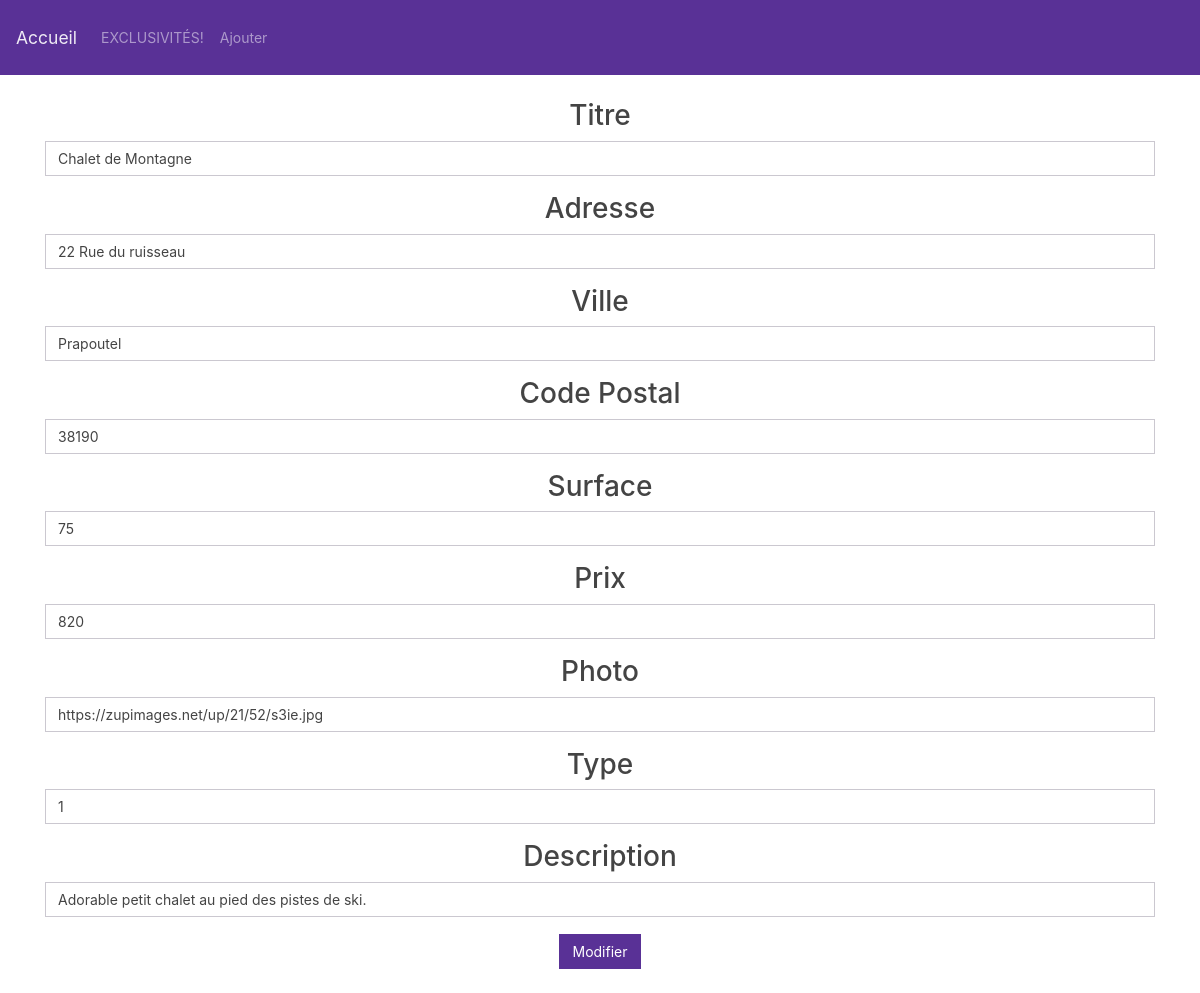
The app's page /?page=immobilier/edit/2 with its own data.
### tables this page shows
CREATE TABLE `logement` (
  `id` int(11) NOT NULL,
  `titre` varchar(127) NOT NULL,
  `adresse` varchar(127) NOT NULL,
  `ville` varchar(127) NOT NULL,
  `cp` int(11) NOT NULL,
  `surface` int(11) NOT NULL,
  `prix` int(11) NOT NULL,
  `photo` varchar(127) NOT NULL,
  `type` tinyint(1) NOT NULL,
  `description` varchar(127) NOT NULL
);

### controller/immobilierController.php (called while the page is built, shortened)
<?php
require_once "modele/immobilierManager.php";
class ImmobilierController {
    private $immobilierManager;
    public function __construct(){
        $this->immobilierManager = new immobilierManager;
        $this->immobilierManager->loadImmobilier();
    }
    public function editImmobilierForm($id){
        $immobilier = $this->immobilierManager->getImmobilierById($id);
        require_once "view/edit.immobilier.view.php";
    }
}

### modele/Manager.php (called while the page is built, shortened)
<?php
abstract class Manager {
    private static $pdo;
    private static function setBdd(){
        self::$pdo = new PDO("mysql:host=localhost;dbname=immobilier;charset=utf8","root","");
        self::$pdo->setAttribute(PDO::ATTR_ERRMODE, PDO::ERRMODE_WARNING);
    }
    protected function getBdd(){
        return self::$pdo;
    }
}

### modele/ImmobilierManager.php (called while the page is built, shortened)
<?php
require_once "Immobilier.php";
require_once "Manager.php";
class ImmobilierManager extends Manager {
    private $immobilier;
    public function addImmobilier($immobilier){
        $this->immobilier[] = $immobilier;
    }
    public function loadImmobilier(){
        $req  = $this->getBdd()->prepare("SELECT * FROM logement");
        $req->execute();
        $myimmobilier = $req->fetchAll(PDO::FETCH_ASSOC);
    }
    public function getImmobilierById($id){
        foreach($this->immobilier as $immobilier) {
           if($immobilier->getId() == $id){
                return $immobilier;
           }
        }
    }
}

### modele/Immobilier.php (called while the page is built, shortened)
<?php
class Immobilier {
    private int     $id;
    private string  $titre;
    private string  $adresse;
    private string  $ville;
    private int     $cp;
    private int     $surface;
    private int     $prix;
    private string  $photo;
    private bool    $type;
    private string  $description;
    public function __construct($id,$titre,$adresse,$ville,$cp,$surface,$prix,$photo,$type,$description){
        $this->id = $id ;
        $this->titre = $titre ;
        $this->adresse = $adresse;
        $this->ville = $ville;
        $this->cp = $cp;
        $this->surface = $surface;
        $this->prix = $prix;
        $this->photo = $photo;
        $this->type = $type;
        $this->description = $description;
    }
	function getId() {
        return $this->id;
   }
	function getTitre() {
 		return $this->titre;
	}
	function getAdresse() {
 		return $this->adresse;
	}
	function getVille() {
 		return $this->ville;
	}
	function getCp() {
 		return $this->cp;
	}
	function getSurface() {
 		return $this->surface;
	}
	function getPrix() {
 		return $this->prix;
	}
	function getPhoto() {
 		return $this->photo;
	}
	function getType() {
 		return $this->type;
	}
	function getDescription() {
 		return $this->description;
	}
}

### view/edit.immobilier.view.php (the view, shortened to what this page needs)
<form method="POST" action="<?= URL ?>?page=immobilier/editvalid">
  <div class="form-group">
    <label for="titre">Titre</label>
    <input type="text" class="form-control" value="<?= $immobilier->getTitre()?>" name="titre" id="titre">
  </div>
  <div class="form-group">
    <label for="adresse">Adresse</label>
    <input type="text" class="form-control" value="<?= $immobilier->getAdresse()?>" name="adresse" id="adresse">
  </div>
  <div class="form-group">
    <label for="ville">Ville</label>
    <input type="text" class="form-control" value="<?= $immobilier->getVille()?>" name="ville" id="adresse">
  </div>
   <div class="form-group">
    <label for="cp">Code Postal</label>
    <input type="number" class="form-control" value="<?= $immobilier->getCp()?>" name="cp" id="cp">
  </div>
   <div class="form-group">
    <label for="surface">Surface</label>
    <input type="number" class="form-control" value="<?= $immobilier->getSurface()?>" name="surface" id="surface">
  </div>
   <div class="form-group">
    <label for="prix">Prix</label>
    <input type="number" class="form-control" value="<?= $immobilier->getPrix()?>" name="prix" id="prix">
  </div>
   <div class="form-group">
    <label for="photo">Photo</label>
    <input type="text" class="form-control" value="<?= $immobilier->getPhoto()?>" name="photo" id="photo">
  </div>
   <div class="form-group">
    <label for="type">Type</label>
    <input type="bool" class="form-control" value="<?= $immobilier->getType()?>" name="type" id="type">
  </div>
   <div class="form-group">
    <label for="description">Description</label>
    <input type="text" class="form-control" value="<?= $immobilier->getDescription()?>" name="description" id="description">
  </div>
  <button type="submit" class="btn btn-primary">Modifier</button>
</form>
<?php
require_once "base.html.php";
?>

### records on screen
logement: titre "Chalet de Montagne", adresse "22 Rue du ruisseau", ville "Prapoutel", cp "38190", surface "75", prix "820", photo "https://zupimages.net/up/21/52/s3ie.jpg", type "1", description "Adorable petit chalet au pied des pistes de ski."
